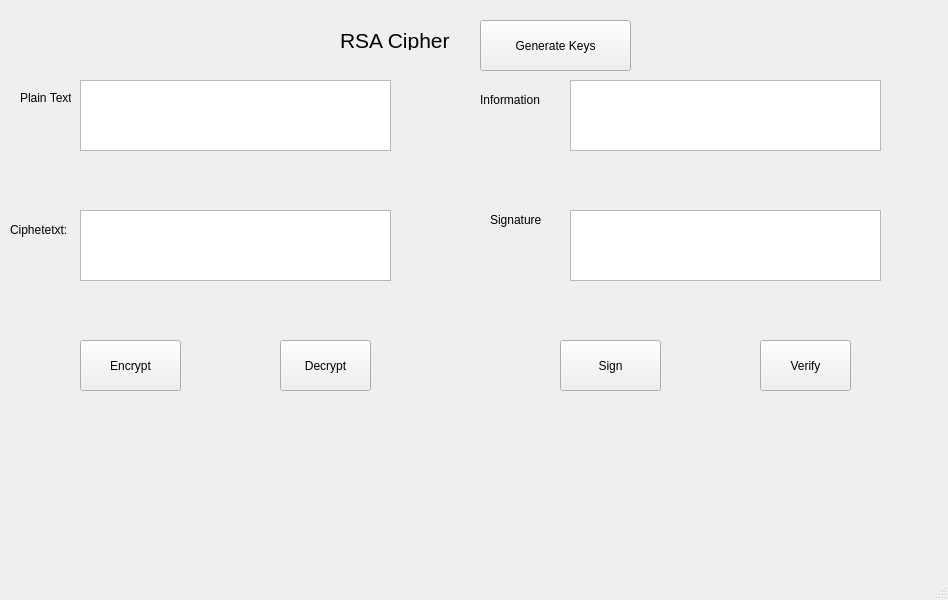
<?xml version="1.0" encoding="UTF-8"?>
<ui version="4.0">
 <class>MainWindow</class>
 <widget class="QMainWindow" name="MainWindow">
  <property name="geometry">
   <rect>
    <x>0</x>
    <y>0</y>
    <width>948</width>
    <height>600</height>
   </rect>
  </property>
  <property name="windowTitle">
   <string>MainWindow</string>
  </property>
  <widget class="QWidget" name="centralwidget">
   <widget class="QLabel" name="label">
    <property name="geometry">
     <rect>
      <x>340</x>
      <y>30</y>
      <width>191</width>
      <height>20</height>
     </rect>
    </property>
    <property name="font">
     <font>
      <pointsize>16</pointsize>
     </font>
    </property>
    <property name="text">
     <string>RSA Cipher</string>
    </property>
   </widget>
   <widget class="QPlainTextEdit" name="txt_plain">
    <property name="geometry">
     <rect>
      <x>80</x>
      <y>80</y>
      <width>311</width>
      <height>71</height>
     </rect>
    </property>
   </widget>
   <widget class="QPlainTextEdit" name="txt_cipher">
    <property name="geometry">
     <rect>
      <x>80</x>
      <y>210</y>
      <width>311</width>
      <height>71</height>
     </rect>
    </property>
   </widget>
   <widget class="QPlainTextEdit" name="txt_plain_3">
    <property name="geometry">
     <rect>
      <x>570</x>
      <y>80</y>
      <width>311</width>
      <height>71</height>
     </rect>
    </property>
   </widget>
   <widget class="QPlainTextEdit" name="txt_plain_4">
    <property name="geometry">
     <rect>
      <x>570</x>
      <y>210</y>
      <width>311</width>
      <height>71</height>
     </rect>
    </property>
   </widget>
   <widget class="QPushButton" name="btn_encrypt">
    <property name="geometry">
     <rect>
      <x>80</x>
      <y>340</y>
      <width>101</width>
      <height>51</height>
     </rect>
    </property>
    <property name="text">
     <string>Encrypt</string>
    </property>
   </widget>
   <widget class="QPushButton" name="btn_decrypt">
    <property name="geometry">
     <rect>
      <x>280</x>
      <y>340</y>
      <width>91</width>
      <height>51</height>
     </rect>
    </property>
    <property name="text">
     <string>Decrypt</string>
    </property>
   </widget>
   <widget class="QLabel" name="label_2">
    <property name="geometry">
     <rect>
      <x>20</x>
      <y>90</y>
      <width>51</width>
      <height>16</height>
     </rect>
    </property>
    <property name="text">
     <string>Plain Text</string>
    </property>
   </widget>
   <widget class="QLabel" name="label_3">
    <property name="geometry">
     <rect>
      <x>10</x>
      <y>220</y>
      <width>61</width>
      <height>20</height>
     </rect>
    </property>
    <property name="text">
     <string>Ciphetetxt:</string>
    </property>
   </widget>
   <widget class="QLabel" name="label_4">
    <property name="geometry">
     <rect>
      <x>480</x>
      <y>90</y>
      <width>61</width>
      <height>20</height>
     </rect>
    </property>
    <property name="text">
     <string>Information</string>
    </property>
   </widget>
   <widget class="QLabel" name="label_5">
    <property name="geometry">
     <rect>
      <x>490</x>
      <y>210</y>
      <width>61</width>
      <height>20</height>
     </rect>
    </property>
    <property name="text">
     <string>Signature</string>
    </property>
   </widget>
   <widget class="QPushButton" name="btn_sign">
    <property name="geometry">
     <rect>
      <x>560</x>
      <y>340</y>
      <width>101</width>
      <height>51</height>
     </rect>
    </property>
    <property name="text">
     <string>Sign</string>
    </property>
   </widget>
   <widget class="QPushButton" name="btn_verify">
    <property name="geometry">
     <rect>
      <x>760</x>
      <y>340</y>
      <width>91</width>
      <height>51</height>
     </rect>
    </property>
    <property name="text">
     <string>Verify</string>
    </property>
   </widget>
   <widget class="QPushButton" name="btn_gen_keys">
    <property name="geometry">
     <rect>
      <x>480</x>
      <y>20</y>
      <width>151</width>
      <height>51</height>
     </rect>
    </property>
    <property name="text">
     <string>Generate Keys</string>
    </property>
   </widget>
  </widget>
  <widget class="QMenuBar" name="menubar">
   <property name="geometry">
    <rect>
     <x>0</x>
     <y>0</y>
     <width>948</width>
     <height>21</height>
    </rect>
   </property>
  </widget>
  <widget class="QStatusBar" name="statusbar"/>
 </widget>
 <resources/>
 <connections/>
</ui>
